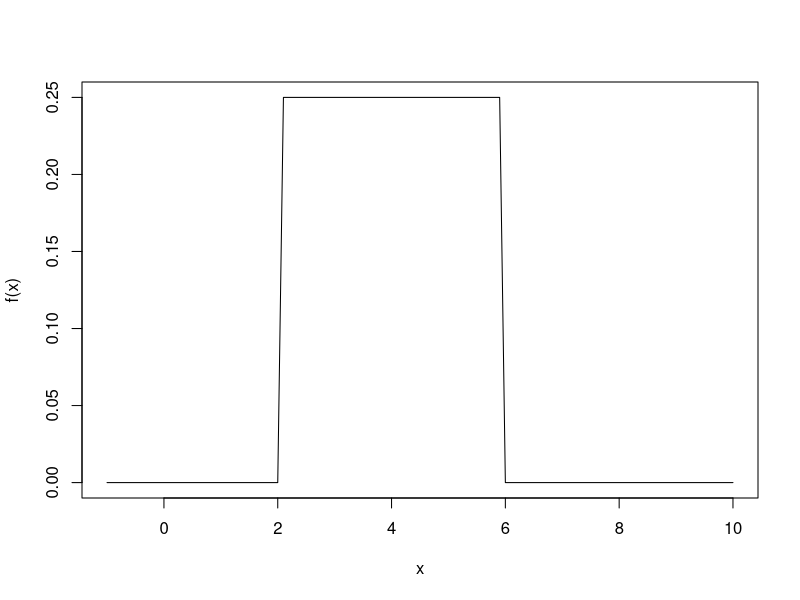
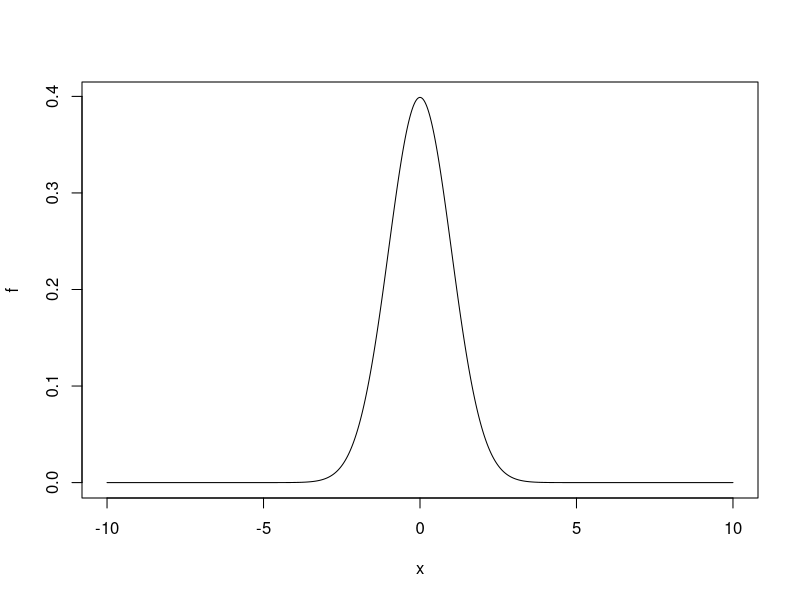
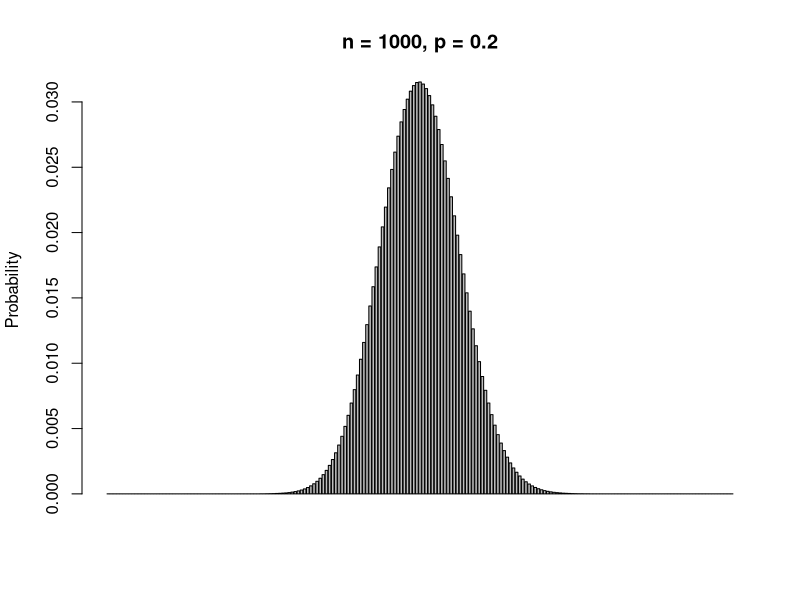
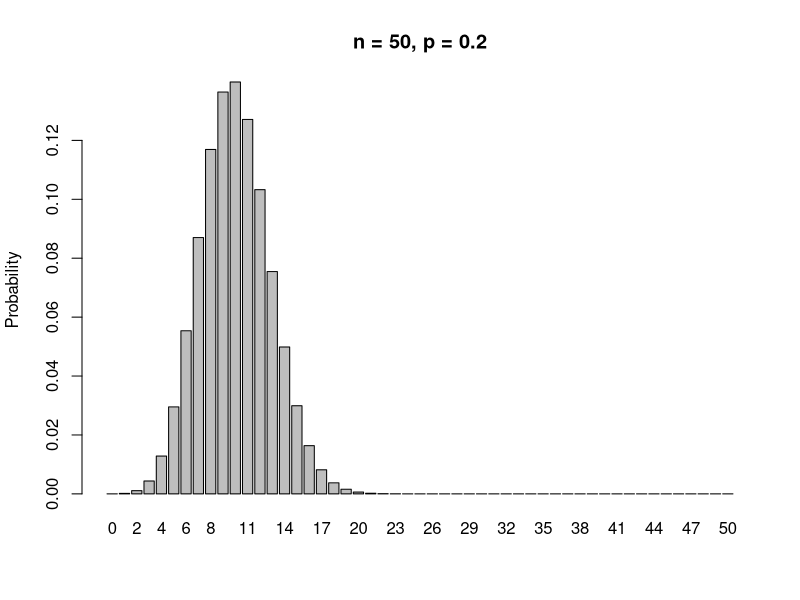

Generate these figures, in order, with R:
## ---- chunk 1
knitr::opts_chunk$set(dev='png',fig.path='Figs/',echo=TRUE,message=FALSE, warning=FALSE,message=FALSE,tidy=TRUE,fig.width = 6,fig.height=6)
## ---- chunk 2
a = 2
b = 6
f = function(x){
  ifelse(x>a & x<b, 1/(b-a),0)
}
x = seq(-1,10,by=.1)
plot(x,f(x),type='l')
## ---- chunk 3
x = seq(-10,10,.01)
f = dnorm(x,mean = 0, sd = 1)
plot(x,f,type='l')
## ---- chunk 4
pnorm(1) - pnorm(-1) #pnorm is the cdf
## ---- chunk 5
pnorm(2) - pnorm(-2)
## ---- chunk 6
pnorm(3) - pnorm(-3)
## ---- chunk 7
n = 1000
p = 0.2
barplot(dbinom(100:300,size = n, p = p),ylab='Probability',main='n = 1000, p = 0.2')
## ---- chunk 8
dbinom(200,size = n, p = p)
pnorm(200.5,mean = n*p, sd = sqrt(n*p*(1-p))) - pnorm(199.5,mean = n*p, sd = sqrt(n*p*(1-p)))
## ---- chunk 9
sum(dbinom(200:210,size = n, p = p))
pnorm(210.5,mean = n*p, sd = sqrt(n*p*(1-p))) - pnorm(199.5,mean = n*p, sd = sqrt(n*p*(1-p)))
## ---- chunk 10
n = 50
p = 0.2
barplot(dbinom(0:n,size = n, p = p),names.arg=0:n,ylab='Probability',main='n = 50, p = 0.2')
